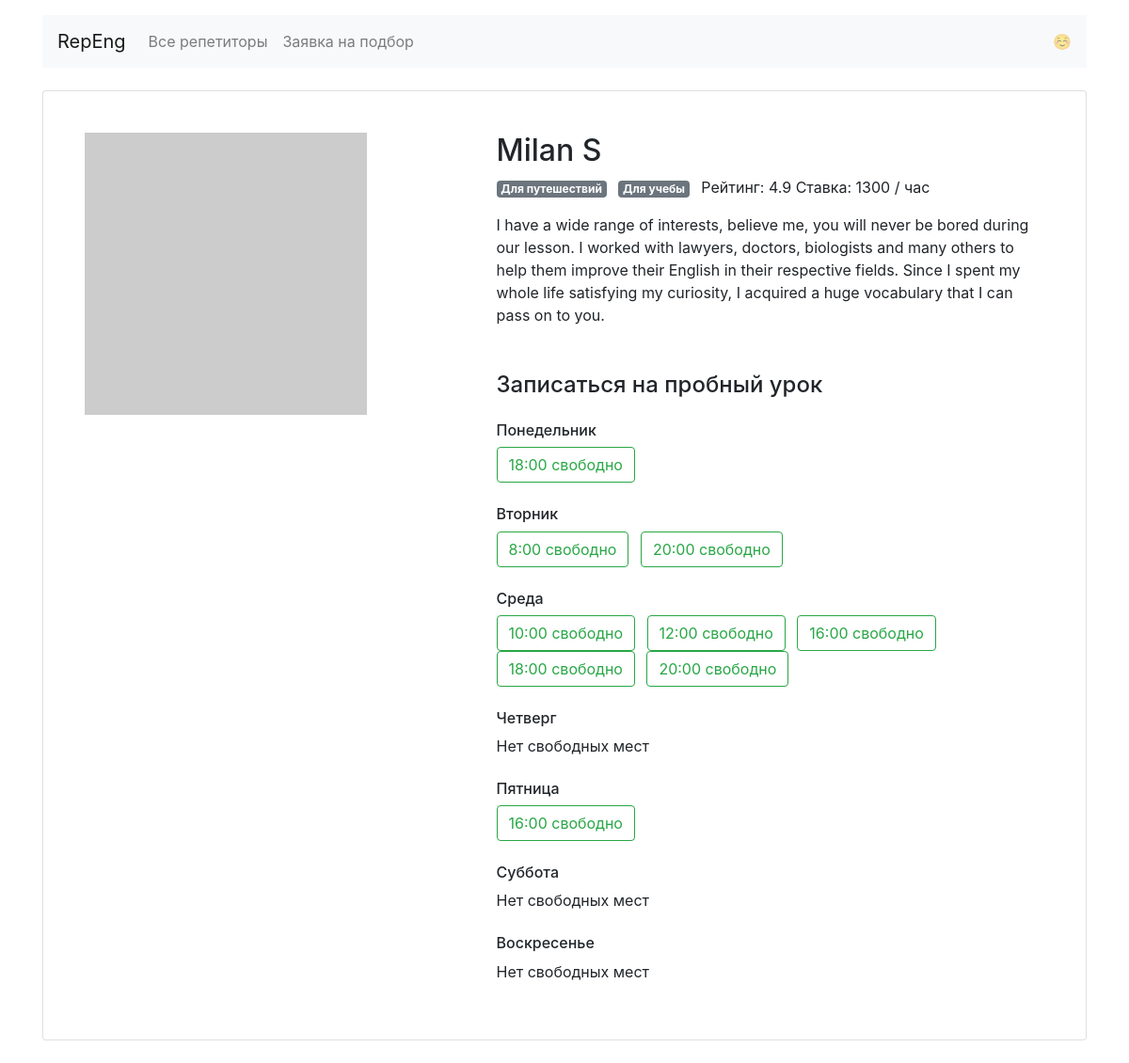
Screenshot of /profiles/4/ with the database file from the repository.
### app.py (models this page shows)
class Teacher(db.Model):
    __tablename__ = 'teachers'
    id = db.Column(db.Integer, primary_key=True)
    name = db.Column(db.String(255), nullable=False)
    about = db.Column(db.String(2048), nullable=False)
    picture = db.Column(db.String(64), nullable=False)
    rating = db.Column(db.Float)
    price = db.Column(db.Integer, nullable=False)
    goals = db.Column(db.String(255), nullable=False)
    free = db.Column(db.String(1024), nullable=False)
    booking = db.relationship('Booking', back_populates='teacher')

### app.py (the view)
@app.route('/profiles/<teacher_id>/', )
def profile(teacher_id):
    teacher = db.session.query(Teacher).filter(Teacher.id == teacher_id).first()
    if teacher:
        teacher.free = json.loads(teacher.free)
        teacher.goals = json.loads(teacher.goals)
        return render_template('profile.html', goals=goals, teacher=teacher, weekdays=weekdays)
    return abort(404, description='Запрошенный преподователь не найден')

### templates/profile.html
{% extends 'base.html' %}
{% block container %}
<main class="container mt-3">
    <div class="card my-4 mx-auto">
        <div class="card-body m-2 m-md-4">
            <article class="row">
                <div class="col-5"><img src="{{ teacher['picture'] }}" class="img-fluid" alt=""></div>
                <div class="col-7">
                    <section class="teacher=info">
                        <h1 class="h2">{{ teacher.name }}</h1>
                        <p>
                            {% for goal in teacher.goals %}
                            <span class="badge badge-secondary mr-2">
                  {{ goals[goal][0] }}
                </span>
                            {% endfor %}
                            Рейтинг: {{ teacher.rating }} Ставка: {{ teacher.price }} / час
                        </p>
                        <p>{{ teacher.about }}</p>
                    </section>
                    <section class="available">
                        <h4 class="mb-4 mt-5">Записаться на пробный урок</h4>
                        {% for day,times in teacher.free.items() %}
                        <h6 class="mt-4">{{ weekdays[day] }}</h6>
                        {% if True in times.values() %}
                        {% for time, status in times.items() %}
                        {% if status==True %}
                        <a href="/booking/{{teacher['id']}}/{{day}}/{{time|replace(':00','')}}"
                           class="btn btn-outline-success mr-2">{{ time }} свободно</a>
                        {% endif %}
                        {% endfor %}
                        {% else %}
                        <p> Нет свободных мест </p>
                        {% endif %}
                        {% endfor %}
                    </section>
                </div>
            </article>
        </div>
    </div>
</main>
{% endblock %}

### rows the page displays
Teacher: name "Milan S", rating "4.9", price "1300", about "I have a wide range of interests, believe me, you will never be bored during our lesson. I worked with lawyers, doctors, biologists and many others to help them improve their English in their respective fields. Since I spent my whole life satisfying my curiosity, I acquired a huge vocabulary that I can pass on to you."

### other values shown
{{ goals[goal][0] }} "Для путешествий" "Для учебы"
{{ weekdays[day] }} "Понедельник" "Вторник" "Среда" "Четверг" "Пятница" "Суббота" "Воскресенье"
{{ time }} "18:00" "8:00" "20:00" "10:00" "12:00" "16:00" "18:00" "20:00" "16:00"
